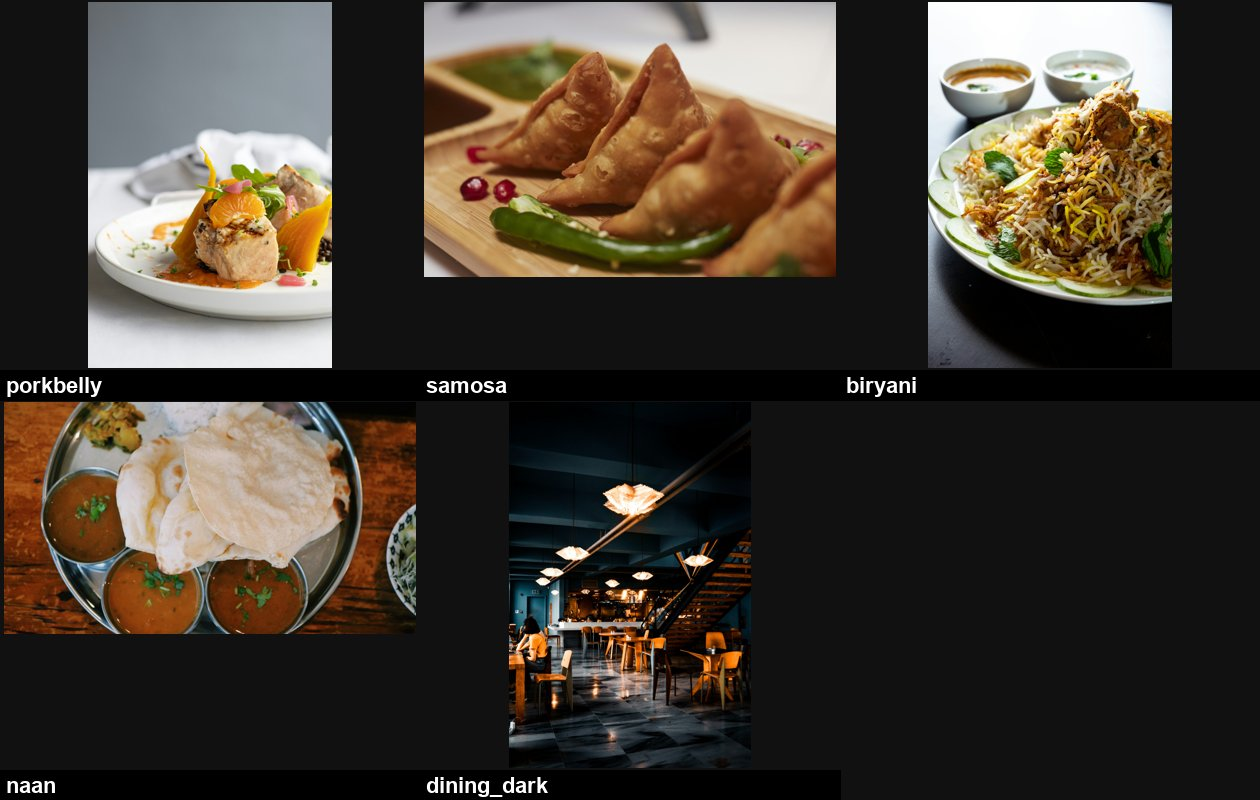

Write the Python code that produced this figure.
from PIL import Image, ImageDraw, ImageFont
import os
files=['hi_porkbelly.jpg','hi_samosa.jpg','hi_biryani.jpg','hi_naan.jpg','hi_dining_dark.jpg']
font=ImageFont.truetype(r'C:\Windows\Fonts\arialbd.ttf',22)
cw,ch=420,400
sheet=Image.new('RGB',(cw*3,ch*2),'#111'); d=ImageDraw.Draw(sheet)
for k,fn in enumerate(files):
    im=Image.open('_final/'+fn).convert('RGB'); im.thumbnail((cw-8,ch-34))
    x=(k%3)*cw; y=(k//3)*ch
    sheet.paste(im,(x+(cw-im.width)//2,y+2))
    d.rectangle([x,y+ch-30,x+cw,y+ch],fill='#000'); d.text((x+6,y+ch-27),fn[3:-4],font=font,fill='#fff')
sheet.save('_final/new.jpg',quality=85)
